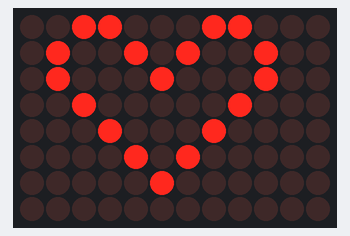
The sketch below on a simulated Arduino Uno R4 WiFi. Shown: 12×8 LED matrix.

Above: at 0.1 s.

The sketch:

ArduinoUnoR4-LED-FrameHeart.ino
```cpp
#include "Arduino_LED_Matrix.h"

ArduinoLEDMatrix matrix;

byte frame[8][12] = {
  { 0, 0, 1, 1, 0, 0, 0, 1, 1, 0, 0, 0 },
  { 0, 1, 0, 0, 1, 0, 1, 0, 0, 1, 0, 0 },
  { 0, 1, 0, 0, 0, 1, 0, 0, 0, 1, 0, 0 },
  { 0, 0, 1, 0, 0, 0, 0, 0, 1, 0, 0, 0 },
  { 0, 0, 0, 1, 0, 0, 0, 1, 0, 0, 0, 0 },
  { 0, 0, 0, 0, 1, 0, 1, 0, 0, 0, 0, 0 },
  { 0, 0, 0, 0, 0, 1, 0, 0, 0, 0, 0, 0 },
  { 0, 0, 0, 0, 0, 0, 0, 0, 0, 0, 0, 0 }
};

void setup() {
  matrix.begin();
  matrix.renderBitmap(frame, 8, 12);
}

void loop() {
}
```
